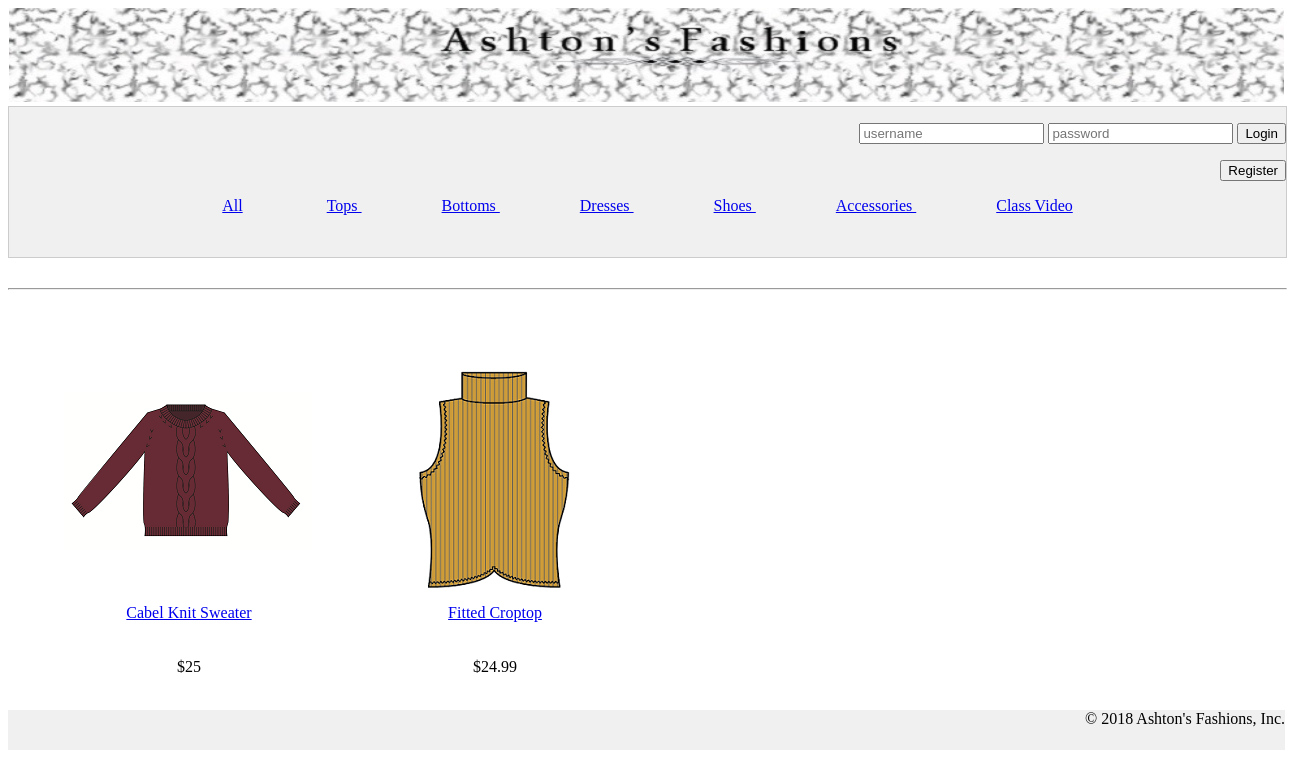
The page /?action=Tops on the database its author committed.
### tables this page shows
CREATE TABLE IF NOT EXISTS `categories` (
  `categoryID` int(11) NOT NULL AUTO_INCREMENT,
  `categoryName` varchar(30) NOT NULL,
  PRIMARY KEY (`categoryID`)
);

CREATE TABLE IF NOT EXISTS `products` (
  `productID` int(11) NOT NULL AUTO_INCREMENT,
  `categoryID` int(11) NOT NULL,
  `listPrice` float NOT NULL,
  `salePrice` float NOT NULL,
  `onSale` tinyint(1) NOT NULL DEFAULT 0,
  `productSize` enum('small','medium','large') NOT NULL DEFAULT 'small',
  `productName` varchar(60) NOT NULL,
  `productCode` varchar(30) NOT NULL,
  `fullImagePath` varchar(120) NOT NULL,
  `smallImagePath` varchar(120) NOT NULL,
  PRIMARY KEY (`productID`),
  KEY `categoryID` (`categoryID`)
);

### model/category_db.php (called while the page is built, shortened)
<?php
function getCategories() {
    global $db;
    $query = 'SELECT * FROM categories
              ORDER BY categoryID';
    $statement = $db->prepare($query);
    $statement->execute();
    return $statement;
}

### model/product_db.php (called while the page is built, shortened)
<?php
function getProductsByCategory($category_id) {
    global $db;
    $query = 'SELECT * FROM products
              WHERE products.categoryID = :category_id
              ORDER BY productID';
    $statement = $db->prepare($query);
    $statement->bindValue(":category_id", $category_id);
    $statement->execute();
    $products = $statement->fetchAll();
    return $products;
}

### view/product_list.php (the view, shortened to what this page needs)
<?php
include("header.php");
   include("nav.php");
?>
<main>
    <?php foreach($products as $product) : ?>
            <ul class="list">
               <br>
                <br>
                <a href="?action=<?php echo $product['productID']; ?>">
                        <?php echo $product['smallImagePath']; ?>
                        <br>
                        <?php echo "<div>" . $product['productName'] . "</div>"; ?>
                        <br>
                        <br>
                        </a>
                        <?php
                        if(!$product['onSale'])
                        echo "<div>$" . $product['listPrice'] . "</div>";
                        else
                        echo "<div>$" . $product['salePrice'] . "</div>";
                        ?>
                        <br>
            </ul>
            <?php endforeach; ?>
</main>
<?php
include("footer.php");
?>

### view/nav.php (shortened to what this page needs)
    <nav class ="two">
        <li class = "nav"><a href=".">All</a></li>
    <?php foreach($categories as $category) : ?>
            <li class="nav">
                <a href="?action=<?php echo $category['categoryName']; ?>">
                    <?php echo $category['categoryName']; ?>
                </a>
            </li>
            <?php endforeach; ?>
            <li class = "nav">
            <a href="?action=video">Class Video</a>
            </li>
</nav>
</header>
<hr>

### css/format.css (style rules this page uses)
html { position: relative; min-height: 100%; }
body { background-color: white; }
hr { color: black; margin-top: 30px; width: 100% }
div { text-align: center; }
li.nav { display:inline; padding: 25px; margin: 15px; }
ul.list { float: left; list-style-position: outside; margin-left: 1em; }
nav.two { text-align: center; }

### rows shown on the page
categories: categoryName "Tops"
categories: categoryName "Bottoms"
categories: categoryName "Dresses"
categories: categoryName "Shoes"
categories: categoryName "Accessories"
products: smallImagePath (picture), productName "Cabel Knit Sweater", salePrice "25"
products: smallImagePath (picture), productName "Fitted Croptop", listPrice "24.99"
